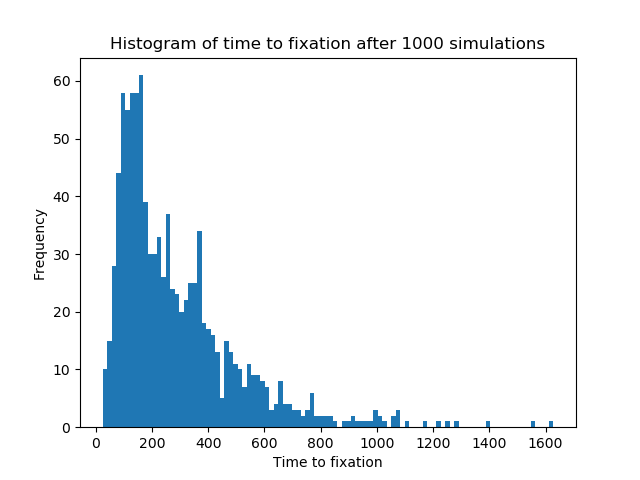

Recreate this plot in Python.
#!/usr/bin/bash python3 

import numpy as np
import sys
import matplotlib.pyplot as plt

def simulation(n, p):
    time_to_fixation = 0
    new_num_of_allele = np.random.binomial(n,p)
    p = new_num_of_allele/n
    
    while new_num_of_allele != 0 and new_num_of_allele != n:
        new_num_of_allele = np.random.binomial(n,p)
        p = new_num_of_allele/n
        time_to_fixation = time_to_fixation + 1

    return time_to_fixation

#test = simulation(200,0.5)

time_to_fixation_list = []

for i in range(1000):
    new_time = simulation(200,0.5)
    time_to_fixation_list.append(new_time)
    
fig, ax = plt.subplots()
plt.hist(time_to_fixation_list, bins=100)
plt.xlabel('Time to fixation')
plt.ylabel('Frequency')
plt.title('Histogram of time to fixation after 1000 simulations')
fig.savefig('time_to_fixation_histogram.png')
plt.close()

fixation_times_for_changing_population = []
population_list = [100,1000,10000,100000,1000000,10000000]

for j in population_list:
    new_time = simulation(2*j, 0.5)
    fixation_times_for_changing_population.append(new_time)
    

    

    

    
    

